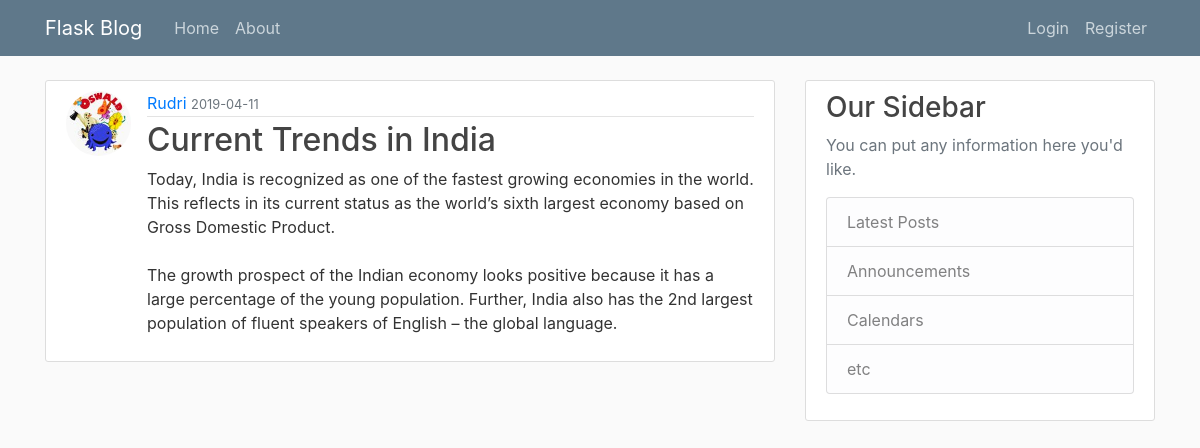
Page /post/7 on the committed database.
### Flask_Blogs/models.py (models this page shows, shortened)
class User(db.Model, UserMixin):    #importing from both db.model and UserMixin
    id = db.Column(db.Integer, primary_key = True)
    username = db.Column(db.String(20), unique = True, nullable = False)
    email =  db.Column(db.String(120), unique = True, nullable = False)
    image_file =  db.Column(db.String(20), nullable = False, default= 'default.jpg')
    password =  db.Column(db.String(60), nullable = False)
    posts = db.relationship('Post' , backref = 'author', lazy = True)

class Post(db.Model, UserMixin):
    id = id = db.Column(db.Integer, primary_key = True)
    title =  db.Column(db.String(20), nullable = False)
    date_created = db.Column(db.DateTime, nullable = False , default = datetime.utcnow)
    content = db.Column(db.Text, nullable = False)
    user_id = db.Column(db.Integer, db.ForeignKey('user.id'), nullable = False)

### Flask_Blogs/posts/routes.py (the view)
@posts.route("/post/<int:post_id>")
def post(post_id):
    post = Post.query.get_or_404(post_id)
    return render_template('post.html', title = post.title, post = post)

### Flask_Blogs/templates/post.html (shortened to what this page needs)
{% extends "layout.html" %}
{% block content %}
        <article class="media content-section">
           <img class = "rounded-circle article-img" src="{{ url_for('static' , filename = 'profile_pics/' + post.author.image_file)}}" alt="profile picture">
          <div class="media-body">
            <div class="article-metadata">
              <a href="{{url_for('users.user_post', username = post.author.username)}}">{{ post.author.username }}</a>
              <small class="text-muted">{{ post.date_created.strftime('%Y-%m-%d') }}</small>
            </div>
            <h2 class = "article-title">{{ post.title }}</h2>
            <p class="article-content">{{ post.content }}</p>
          </div>
        </article>
{% endblock content %}

### Flask_Blogs/static/main.css (style rules this page uses)
body { background: #fafafa; color: #333333; margin-top: 5rem; }
h1, h2, h3, h4, h5, h6 { color: #444444; }
.content-section { background: #ffffff; padding: 10px 20px; border: 1px solid #dddddd; border-radius: 3px; margin-bottom: 20px; }
.article-title { color: #444444; }
.article-content { white-space: pre-line; }
.article-img { height: 65px; width: 65px; margin-right: 16px; }
.article-metadata { padding-bottom: 1px; margin-bottom: 4px; border-bottom: 1px solid #e3e3e3 }

### rows in the picture
User: image_file (picture), author.username "Rudri"
Post: date_created "2019-04-11", title "Current Trends in India", content "Today, India is recognized as one of the fastest growing economies in the world. This reflects in its current status as the world’s sixth largest economy based on Gross Domestic Product. The growth prospect of the Indian economy looks positive because it has a large percentage of the young population. Further, India also has the 2nd largest population of fluent speakers of English – the global language."
